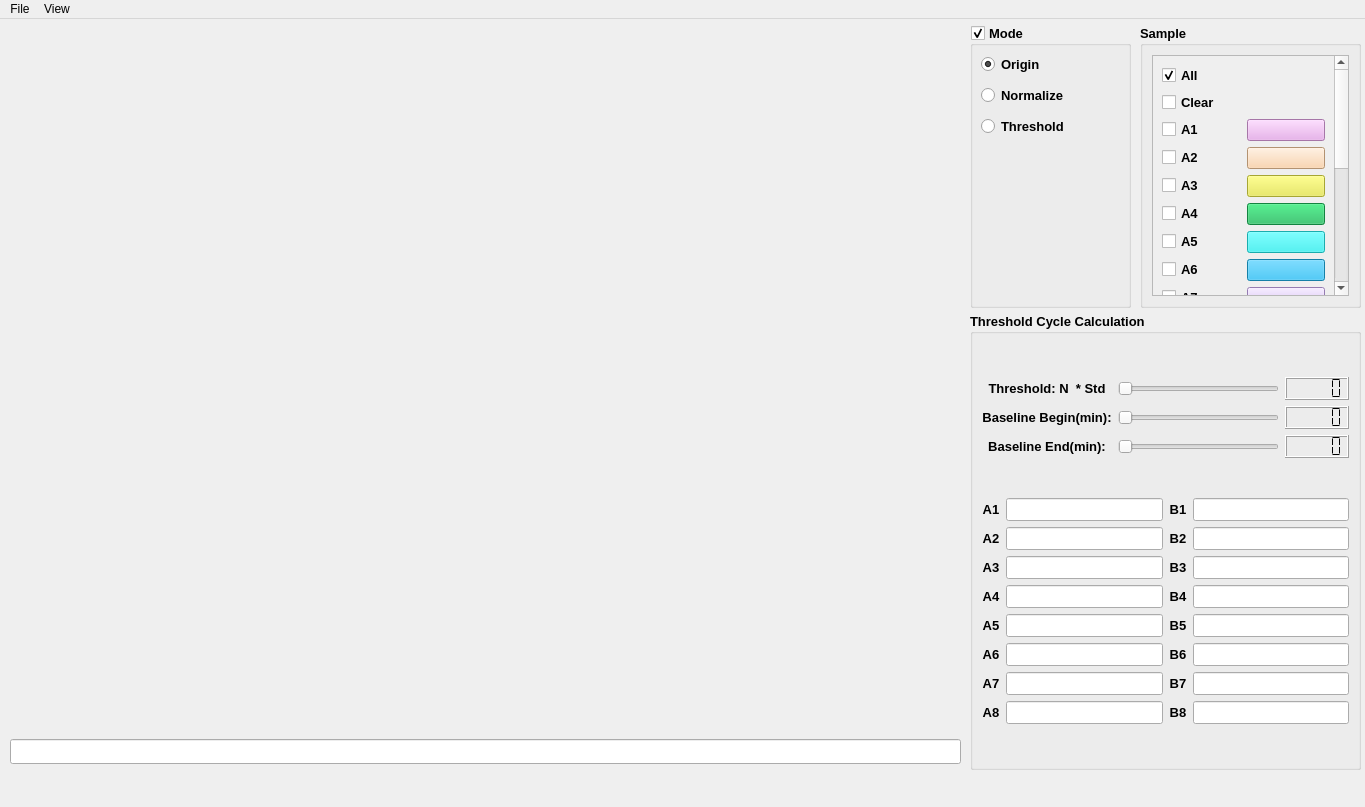
<?xml version="1.0" encoding="UTF-8"?>
<ui version="4.0">
 <class>MainWindow</class>
 <widget class="QMainWindow" name="MainWindow">
  <property name="geometry">
   <rect>
    <x>0</x>
    <y>0</y>
    <width>1365</width>
    <height>807</height>
   </rect>
  </property>
  <property name="windowTitle">
   <string>MainWindow</string>
  </property>
  <widget class="QWidget" name="centralwidget">
   <widget class="MplWidget" name="MplWidget" native="true">
    <property name="geometry">
     <rect>
      <x>10</x>
      <y>12</y>
      <width>951</width>
      <height>703</height>
     </rect>
    </property>
   </widget>
   <widget class="QLineEdit" name="Input_file">
    <property name="geometry">
     <rect>
      <x>10</x>
      <y>720</y>
      <width>951</width>
      <height>25</height>
     </rect>
    </property>
    <property name="font">
     <font>
      <pointsize>10</pointsize>
      <weight>50</weight>
      <bold>false</bold>
     </font>
    </property>
   </widget>
   <widget class="QGroupBox" name="groupBox">
    <property name="geometry">
     <rect>
      <x>970</x>
      <y>6</y>
      <width>161</width>
      <height>283</height>
     </rect>
    </property>
    <property name="font">
     <font>
      <pointsize>10</pointsize>
      <weight>75</weight>
      <bold>true</bold>
     </font>
    </property>
    <property name="title">
     <string>Mode</string>
    </property>
    <property name="checkable">
     <bool>true</bool>
    </property>
    <widget class="QWidget" name="layoutWidget">
     <property name="geometry">
      <rect>
       <x>11</x>
       <y>25</y>
       <width>131</width>
       <height>91</height>
      </rect>
     </property>
     <layout class="QGridLayout" name="gridLayout_2">
      <item row="0" column="0">
       <widget class="QRadioButton" name="origin_radio">
        <property name="font">
         <font>
          <pointsize>10</pointsize>
          <weight>75</weight>
          <bold>true</bold>
         </font>
        </property>
        <property name="text">
         <string>Origin</string>
        </property>
        <property name="checked">
         <bool>true</bool>
        </property>
       </widget>
      </item>
      <item row="1" column="0">
       <widget class="QRadioButton" name="main_radio">
        <property name="font">
         <font>
          <pointsize>10</pointsize>
          <weight>75</weight>
          <bold>true</bold>
         </font>
        </property>
        <property name="text">
         <string>Normalize</string>
        </property>
        <property name="checked">
         <bool>false</bool>
        </property>
       </widget>
      </item>
      <item row="2" column="0">
       <widget class="QRadioButton" name="nor_radio">
        <property name="font">
         <font>
          <pointsize>10</pointsize>
          <weight>75</weight>
          <bold>true</bold>
         </font>
        </property>
        <property name="text">
         <string>Threshold</string>
        </property>
        <property name="checked">
         <bool>false</bool>
        </property>
       </widget>
      </item>
     </layout>
    </widget>
   </widget>
   <widget class="QGroupBox" name="groupBox_2">
    <property name="geometry">
     <rect>
      <x>1140</x>
      <y>6</y>
      <width>221</width>
      <height>283</height>
     </rect>
    </property>
    <property name="font">
     <font>
      <pointsize>10</pointsize>
      <weight>75</weight>
      <bold>true</bold>
     </font>
    </property>
    <property name="title">
     <string>Sample</string>
    </property>
    <layout class="QGridLayout" name="gridLayout_5">
     <item row="0" column="0">
      <widget class="QScrollArea" name="scrollArea">
       <property name="widgetResizable">
        <bool>true</bool>
       </property>
       <widget class="QWidget" name="scrollAreaWidgetContents">
        <property name="geometry">
         <rect>
          <x>0</x>
          <y>0</y>
          <width>178</width>
          <height>671</height>
         </rect>
        </property>
        <layout class="QGridLayout" name="gridLayout_6">
         <item row="20" column="0">
          <widget class="QCheckBox" name="B7_checkBox">
           <property name="font">
            <font>
             <pointsize>10</pointsize>
             <weight>75</weight>
             <bold>true</bold>
            </font>
           </property>
           <property name="text">
            <string>B7</string>
           </property>
          </widget>
         </item>
         <item row="3" column="0">
          <widget class="QCheckBox" name="A2_checkBox">
           <property name="font">
            <font>
             <pointsize>10</pointsize>
             <weight>75</weight>
             <bold>true</bold>
            </font>
           </property>
           <property name="text">
            <string>A2</string>
           </property>
          </widget>
         </item>
         <item row="1" column="0">
          <widget class="QCheckBox" name="Clear_checkBox">
           <property name="font">
            <font>
             <pointsize>10</pointsize>
             <weight>75</weight>
             <bold>true</bold>
            </font>
           </property>
           <property name="text">
            <string>Clear</string>
           </property>
          </widget>
         </item>
         <item row="17" column="0">
          <widget class="QCheckBox" name="B4_checkBox">
           <property name="font">
            <font>
             <pointsize>10</pointsize>
             <weight>75</weight>
             <bold>true</bold>
            </font>
           </property>
           <property name="text">
            <string>B4</string>
           </property>
          </widget>
         </item>
         <item row="13" column="0">
          <widget class="QCheckBox" name="B2_checkBox">
           <property name="font">
            <font>
             <pointsize>10</pointsize>
             <weight>75</weight>
             <bold>true</bold>
            </font>
           </property>
           <property name="text">
            <string>B2</string>
           </property>
          </widget>
         </item>
         <item row="17" column="1">
          <widget class="QPushButton" name="pushButton_17">
           <property name="styleSheet">
            <string notr="true">background-color: rgb(36, 161, 161);</string>
           </property>
           <property name="text">
            <string/>
           </property>
          </widget>
         </item>
         <item row="7" column="1">
          <widget class="QPushButton" name="pushButton_9">
           <property name="styleSheet">
            <string notr="true">background-color: rgb(37, 242, 243);</string>
           </property>
           <property name="text">
            <string/>
           </property>
          </widget>
         </item>
         <item row="6" column="0">
          <widget class="QCheckBox" name="A4_checkBox">
           <property name="font">
            <font>
             <pointsize>10</pointsize>
             <weight>75</weight>
             <bold>true</bold>
            </font>
           </property>
           <property name="text">
            <string>A4</string>
           </property>
          </widget>
         </item>
         <item row="4" column="0">
          <widget class="QCheckBox" name="A3_checkBox">
           <property name="font">
            <font>
             <pointsize>10</pointsize>
             <weight>75</weight>
             <bold>true</bold>
            </font>
           </property>
           <property name="text">
            <string>A3</string>
           </property>
          </widget>
         </item>
         <item row="7" column="0">
          <widget class="QCheckBox" name="A5_checkBox">
           <property name="font">
            <font>
             <pointsize>10</pointsize>
             <weight>75</weight>
             <bold>true</bold>
            </font>
           </property>
           <property name="text">
            <string>A5</string>
           </property>
          </widget>
         </item>
         <item row="11" column="1">
          <widget class="QPushButton" name="pushButton_6">
           <property name="styleSheet">
            <string notr="true">background-color: rgb(200, 201, 44);</string>
           </property>
           <property name="text">
            <string/>
           </property>
          </widget>
         </item>
         <item row="12" column="0">
          <widget class="QCheckBox" name="B1_checkBox">
           <property name="font">
            <font>
             <pointsize>10</pointsize>
             <weight>75</weight>
             <bold>true</bold>
            </font>
           </property>
           <property name="text">
            <string>B1</string>
           </property>
          </widget>
         </item>
         <item row="8" column="0">
          <widget class="QCheckBox" name="A6_checkBox">
           <property name="font">
            <font>
             <pointsize>10</pointsize>
             <weight>75</weight>
             <bold>true</bold>
            </font>
           </property>
           <property name="text">
            <string>A6</string>
           </property>
          </widget>
         </item>
         <item row="18" column="0">
          <widget class="QCheckBox" name="B5_checkBox">
           <property name="font">
            <font>
             <pointsize>10</pointsize>
             <weight>75</weight>
             <bold>true</bold>
            </font>
           </property>
           <property name="text">
            <string>B5</string>
           </property>
          </widget>
         </item>
         <item row="6" column="1">
          <widget class="QPushButton" name="pushButton_10">
           <property name="styleSheet">
            <string notr="true">background-color: rgb(27, 183, 89);</string>
           </property>
           <property name="text">
            <string/>
           </property>
          </widget>
         </item>
         <item row="2" column="1">
          <widget class="QPushButton" name="pushButton">
           <property name="styleSheet">
            <string notr="true">background-color: rgb(232, 165, 235);</string>
           </property>
           <property name="text">
            <string/>
           </property>
          </widget>
         </item>
         <item row="2" column="0">
          <widget class="QCheckBox" name="A1_checkBox">
           <property name="font">
            <font>
             <pointsize>10</pointsize>
             <weight>75</weight>
             <bold>true</bold>
            </font>
           </property>
           <property name="text">
            <string>A1</string>
           </property>
          </widget>
         </item>
         <item row="18" column="1">
          <widget class="QPushButton" name="pushButton_16">
           <property name="styleSheet">
            <string notr="true">background-color: rgb(21, 21, 248);</string>
           </property>
           <property name="text">
            <string/>
           </property>
          </widget>
         </item>
         <item row="19" column="0">
          <widget class="QCheckBox" name="B6_checkBox">
           <property name="font">
            <font>
             <pointsize>10</pointsize>
             <weight>75</weight>
             <bold>true</bold>
            </font>
           </property>
           <property name="text">
            <string>B6</string>
           </property>
          </widget>
         </item>
         <item row="12" column="1">
          <widget class="QPushButton" name="pushButton_5">
           <property name="styleSheet">
            <string notr="true">background-color: rgb(243, 32, 32);</string>
           </property>
           <property name="text">
            <string/>
           </property>
          </widget>
         </item>
         <item row="0" column="0">
          <widget class="QCheckBox" name="All_checkBox">
           <property name="font">
            <font>
             <pointsize>10</pointsize>
             <weight>75</weight>
             <bold>true</bold>
            </font>
           </property>
           <property name="text">
            <string>All</string>
           </property>
           <property name="checked">
            <bool>true</bool>
           </property>
          </widget>
         </item>
         <item row="3" column="1">
          <widget class="QPushButton" name="pushButton_3">
           <property name="styleSheet">
            <string notr="true">background-color: rgb(250, 204, 158);</string>
           </property>
           <property name="text">
            <string/>
           </property>
          </widget>
         </item>
         <item row="8" column="1">
          <widget class="QPushButton" name="pushButton_8">
           <property name="styleSheet">
            <string notr="true">background-color: rgb(29, 179, 234);</string>
           </property>
           <property name="text">
            <string/>
           </property>
          </widget>
         </item>
         <item row="15" column="0">
          <widget class="QCheckBox" name="B3_checkBox">
           <property name="font">
            <font>
             <pointsize>10</pointsize>
             <weight>75</weight>
             <bold>true</bold>
            </font>
           </property>
           <property name="text">
            <string>B3</string>
           </property>
          </widget>
         </item>
         <item row="21" column="0">
          <widget class="QCheckBox" name="B8_checkBox">
           <property name="font">
            <font>
             <pointsize>10</pointsize>
             <weight>75</weight>
             <bold>true</bold>
            </font>
           </property>
           <property name="text">
            <string>B8</string>
           </property>
          </widget>
         </item>
         <item row="15" column="1">
          <widget class="QPushButton" name="pushButton_2">
           <property name="styleSheet">
            <string notr="true">background-color: rgb(64, 99, 134);</string>
           </property>
           <property name="text">
            <string/>
           </property>
          </widget>
         </item>
         <item row="13" column="1">
          <widget class="QPushButton" name="pushButton_4">
           <property name="styleSheet">
            <string notr="true">background-color: rgb(253, 155, 9);</string>
           </property>
           <property name="text">
            <string/>
           </property>
          </widget>
         </item>
         <item row="20" column="1">
          <widget class="QPushButton" name="pushButton_14">
           <property name="styleSheet">
            <string notr="true">background-color: rgb(116, 74, 32);</string>
           </property>
           <property name="text">
            <string/>
           </property>
          </widget>
         </item>
         <item row="9" column="0">
          <widget class="QCheckBox" name="A7_checkBox">
           <property name="font">
            <font>
             <pointsize>10</pointsize>
             <weight>75</weight>
             <bold>true</bold>
            </font>
           </property>
           <property name="text">
            <string>A7</string>
           </property>
          </widget>
         </item>
         <item row="11" column="0">
          <widget class="QCheckBox" name="A8_checkBox">
           <property name="font">
            <font>
             <pointsize>10</pointsize>
             <weight>75</weight>
             <bold>true</bold>
            </font>
           </property>
           <property name="text">
            <string>A8</string>
           </property>
          </widget>
         </item>
         <item row="4" column="1">
          <widget class="QPushButton" name="pushButton_11">
           <property name="styleSheet">
            <string notr="true">background-color: rgb(232, 233, 72);</string>
           </property>
           <property name="text">
            <string/>
           </property>
          </widget>
         </item>
         <item row="9" column="1">
          <widget class="QPushButton" name="pushButton_7">
           <property name="styleSheet">
            <string notr="true">background-color: rgb(209, 174, 248);</string>
           </property>
           <property name="text">
            <string/>
           </property>
          </widget>
         </item>
         <item row="19" column="1">
          <widget class="QPushButton" name="pushButton_15">
           <property name="styleSheet">
            <string notr="true">background-color: rgb(149, 150, 151);</string>
           </property>
           <property name="text">
            <string/>
           </property>
          </widget>
         </item>
         <item row="21" column="1">
          <widget class="QPushButton" name="pushButton_13">
           <property name="styleSheet">
            <string notr="true">background-color: rgb(119, 69, 165);</string>
           </property>
           <property name="text">
            <string/>
           </property>
          </widget>
         </item>
        </layout>
       </widget>
      </widget>
     </item>
    </layout>
   </widget>
   <widget class="QGroupBox" name="groupBox_3">
    <property name="geometry">
     <rect>
      <x>970</x>
      <y>294</y>
      <width>391</width>
      <height>457</height>
     </rect>
    </property>
    <property name="font">
     <font>
      <pointsize>10</pointsize>
      <weight>75</weight>
      <bold>true</bold>
     </font>
    </property>
    <property name="title">
     <string>Threshold Cycle Calculation</string>
    </property>
    <layout class="QGridLayout" name="gridLayout_4">
     <item row="0" column="0" colspan="2">
      <layout class="QGridLayout" name="gridLayout">
       <item row="1" column="2">
        <widget class="QLCDNumber" name="ns_baseline_begin">
         <property name="digitCount">
          <number>5</number>
         </property>
         <property name="segmentStyle">
          <enum>QLCDNumber::Flat</enum>
         </property>
        </widget>
       </item>
       <item row="1" column="1">
        <widget class="QSlider" name="slider_begin">
         <property name="minimum">
          <number>0</number>
         </property>
         <property name="maximum">
          <number>15</number>
         </property>
         <property name="orientation">
          <enum>Qt::Horizontal</enum>
         </property>
        </widget>
       </item>
       <item row="0" column="0">
        <widget class="QLabel" name="label_3">
         <property name="text">
          <string>Threshold: N  * Std</string>
         </property>
         <property name="alignment">
          <set>Qt::AlignCenter</set>
         </property>
        </widget>
       </item>
       <item row="2" column="0">
        <widget class="QLabel" name="baseline_end">
         <property name="text">
          <string>Baseline End(min):</string>
         </property>
         <property name="alignment">
          <set>Qt::AlignCenter</set>
         </property>
        </widget>
       </item>
       <item row="2" column="2">
        <widget class="QLCDNumber" name="ns_baseline_end">
         <property name="segmentStyle">
          <enum>QLCDNumber::Flat</enum>
         </property>
        </widget>
       </item>
       <item row="1" column="0">
        <widget class="QLabel" name="baseline_begin">
         <property name="text">
          <string>Baseline Begin(min):</string>
         </property>
         <property name="alignment">
          <set>Qt::AlignCenter</set>
         </property>
        </widget>
       </item>
       <item row="2" column="1">
        <widget class="QSlider" name="slider_end">
         <property name="minimum">
          <number>0</number>
         </property>
         <property name="maximum">
          <number>15</number>
         </property>
         <property name="orientation">
          <enum>Qt::Horizontal</enum>
         </property>
        </widget>
       </item>
       <item row="0" column="2">
        <widget class="QLCDNumber" name="ns_threshold">
         <property name="font">
          <font>
           <pointsize>10</pointsize>
           <weight>75</weight>
           <bold>true</bold>
          </font>
         </property>
         <property name="segmentStyle">
          <enum>QLCDNumber::Flat</enum>
         </property>
        </widget>
       </item>
       <item row="0" column="1">
        <widget class="QSlider" name="slider_threshold">
         <property name="minimum">
          <number>0</number>
         </property>
         <property name="maximum">
          <number>30</number>
         </property>
         <property name="orientation">
          <enum>Qt::Horizontal</enum>
         </property>
        </widget>
       </item>
      </layout>
     </item>
     <item row="2" column="0" colspan="2">
      <layout class="QGridLayout" name="gridLayout_9">
       <item row="0" column="0">
        <widget class="QLabel" name="label_well1">
         <property name="font">
          <font>
           <pointsize>10</pointsize>
           <weight>75</weight>
           <bold>true</bold>
          </font>
         </property>
         <property name="text">
          <string>A1</string>
         </property>
         <property name="alignment">
          <set>Qt::AlignCenter</set>
         </property>
        </widget>
       </item>
       <item row="0" column="1">
        <widget class="QLineEdit" name="CT_A1">
         <property name="font">
          <font>
           <pointsize>10</pointsize>
           <weight>75</weight>
           <bold>true</bold>
          </font>
         </property>
         <property name="text">
          <string/>
         </property>
         <property name="alignment">
          <set>Qt::AlignCenter</set>
         </property>
        </widget>
       </item>
       <item row="0" column="2">
        <widget class="QLabel" name="label_well9">
         <property name="font">
          <font>
           <pointsize>10</pointsize>
           <weight>75</weight>
           <bold>true</bold>
          </font>
         </property>
         <property name="text">
          <string>B1</string>
         </property>
         <property name="alignment">
          <set>Qt::AlignCenter</set>
         </property>
        </widget>
       </item>
       <item row="0" column="3">
        <widget class="QLineEdit" name="CT_B1">
         <property name="font">
          <font>
           <pointsize>10</pointsize>
           <weight>75</weight>
           <bold>true</bold>
          </font>
         </property>
         <property name="alignment">
          <set>Qt::AlignCenter</set>
         </property>
        </widget>
       </item>
       <item row="1" column="0">
        <widget class="QLabel" name="label_well2">
         <property name="font">
          <font>
           <pointsize>10</pointsize>
           <weight>75</weight>
           <bold>true</bold>
          </font>
         </property>
         <property name="text">
          <string>A2</string>
         </property>
         <property name="alignment">
          <set>Qt::AlignCenter</set>
         </property>
        </widget>
       </item>
       <item row="1" column="1">
        <widget class="QLineEdit" name="CT_A2">
         <property name="font">
          <font>
           <pointsize>10</pointsize>
           <weight>75</weight>
           <bold>true</bold>
          </font>
         </property>
         <property name="alignment">
          <set>Qt::AlignCenter</set>
         </property>
        </widget>
       </item>
       <item row="1" column="2">
        <widget class="QLabel" name="label_well10">
         <property name="font">
          <font>
           <pointsize>10</pointsize>
           <weight>75</weight>
           <bold>true</bold>
          </font>
         </property>
         <property name="text">
          <string>B2</string>
         </property>
         <property name="alignment">
          <set>Qt::AlignCenter</set>
         </property>
        </widget>
       </item>
       <item row="1" column="3">
        <widget class="QLineEdit" name="CT_B2">
         <property name="font">
          <font>
           <pointsize>10</pointsize>
           <weight>75</weight>
           <bold>true</bold>
          </font>
         </property>
         <property name="alignment">
          <set>Qt::AlignCenter</set>
         </property>
        </widget>
       </item>
       <item row="2" column="0">
        <widget class="QLabel" name="label_well3">
         <property name="font">
          <font>
           <pointsize>10</pointsize>
           <weight>75</weight>
           <bold>true</bold>
          </font>
         </property>
         <property name="text">
          <string>A3</string>
         </property>
         <property name="alignment">
          <set>Qt::AlignCenter</set>
         </property>
        </widget>
       </item>
       <item row="2" column="1">
        <widget class="QLineEdit" name="CT_A3">
         <property name="font">
          <font>
           <pointsize>10</pointsize>
           <weight>75</weight>
           <bold>true</bold>
          </font>
         </property>
         <property name="alignment">
          <set>Qt::AlignCenter</set>
         </property>
        </widget>
       </item>
       <item row="2" column="2">
        <widget class="QLabel" name="label_well11">
         <property name="font">
          <font>
           <pointsize>10</pointsize>
           <weight>75</weight>
           <bold>true</bold>
          </font>
         </property>
         <property name="text">
          <string>B3</string>
         </property>
         <property name="alignment">
          <set>Qt::AlignCenter</set>
         </property>
        </widget>
       </item>
       <item row="2" column="3">
        <widget class="QLineEdit" name="CT_B3">
         <property name="font">
          <font>
           <pointsize>10</pointsize>
           <weight>75</weight>
           <bold>true</bold>
          </font>
         </property>
         <property name="alignment">
          <set>Qt::AlignCenter</set>
         </property>
        </widget>
       </item>
       <item row="3" column="0">
        <widget class="QLabel" name="label_well4">
         <property name="font">
          <font>
           <pointsize>10</pointsize>
           <weight>75</weight>
           <bold>true</bold>
          </font>
         </property>
         <property name="text">
          <string>A4</string>
         </property>
         <property name="alignment">
          <set>Qt::AlignCenter</set>
         </property>
        </widget>
       </item>
       <item row="3" column="1">
        <widget class="QLineEdit" name="CT_A4">
         <property name="font">
          <font>
           <pointsize>10</pointsize>
           <weight>75</weight>
           <bold>true</bold>
          </font>
         </property>
         <property name="alignment">
          <set>Qt::AlignCenter</set>
         </property>
        </widget>
       </item>
       <item row="3" column="2">
        <widget class="QLabel" name="label_well12">
         <property name="font">
          <font>
           <pointsize>10</pointsize>
           <weight>75</weight>
           <bold>true</bold>
          </font>
         </property>
         <property name="text">
          <string>B4</string>
         </property>
         <property name="alignment">
          <set>Qt::AlignCenter</set>
         </property>
        </widget>
       </item>
       <item row="3" column="3">
        <widget class="QLineEdit" name="CT_B4">
         <property name="font">
          <font>
           <pointsize>10</pointsize>
           <weight>75</weight>
           <bold>true</bold>
          </font>
         </property>
         <property name="alignment">
          <set>Qt::AlignCenter</set>
         </property>
        </widget>
       </item>
       <item row="4" column="0">
        <widget class="QLabel" name="label_well5">
         <property name="font">
          <font>
           <pointsize>10</pointsize>
           <weight>75</weight>
           <bold>true</bold>
          </font>
         </property>
         <property name="text">
          <string>A5</string>
         </property>
         <property name="alignment">
          <set>Qt::AlignCenter</set>
         </property>
        </widget>
       </item>
       <item row="4" column="1">
        <widget class="QLineEdit" name="CT_A5">
         <property name="font">
          <font>
           <pointsize>10</pointsize>
           <weight>75</weight>
           <bold>true</bold>
          </font>
         </property>
         <property name="alignment">
          <set>Qt::AlignCenter</set>
         </property>
        </widget>
       </item>
       <item row="4" column="2">
        <widget class="QLabel" name="label_well13">
         <property name="font">
          <font>
           <pointsize>10</pointsize>
           <weight>75</weight>
           <bold>true</bold>
          </font>
         </property>
         <property name="text">
          <string>B5</string>
         </property>
         <property name="alignment">
          <set>Qt::AlignCenter</set>
         </property>
        </widget>
       </item>
       <item row="4" column="3">
        <widget class="QLineEdit" name="CT_B5">
         <property name="font">
          <font>
           <pointsize>10</pointsize>
           <weight>75</weight>
           <bold>true</bold>
          </font>
         </property>
         <property name="alignment">
          <set>Qt::AlignCenter</set>
         </property>
        </widget>
       </item>
       <item row="5" column="0">
        <widget class="QLabel" name="label_well6">
         <property name="font">
          <font>
           <pointsize>10</pointsize>
           <weight>75</weight>
           <bold>true</bold>
          </font>
         </property>
         <property name="text">
          <string>A6</string>
         </property>
         <property name="alignment">
          <set>Qt::AlignCenter</set>
         </property>
        </widget>
       </item>
       <item row="5" column="1">
        <widget class="QLineEdit" name="CT_A6">
         <property name="font">
          <font>
           <pointsize>10</pointsize>
           <weight>75</weight>
           <bold>true</bold>
          </font>
         </property>
         <property name="alignment">
          <set>Qt::AlignCenter</set>
         </property>
        </widget>
       </item>
       <item row="5" column="2">
        <widget class="QLabel" name="label_well14">
         <property name="font">
          <font>
           <pointsize>10</pointsize>
           <weight>75</weight>
           <bold>true</bold>
          </font>
         </property>
         <property name="text">
          <string>B6</string>
         </property>
         <property name="alignment">
          <set>Qt::AlignCenter</set>
         </property>
        </widget>
       </item>
       <item row="5" column="3">
        <widget class="QLineEdit" name="CT_B6">
         <property name="font">
          <font>
           <pointsize>10</pointsize>
           <weight>75</weight>
           <bold>true</bold>
          </font>
         </property>
         <property name="alignment">
          <set>Qt::AlignCenter</set>
         </property>
        </widget>
       </item>
       <item row="6" column="0">
        <widget class="QLabel" name="label_well7">
         <property name="font">
          <font>
           <pointsize>10</pointsize>
           <weight>75</weight>
           <bold>true</bold>
          </font>
         </property>
         <property name="text">
          <string>A7</string>
         </property>
         <property name="alignment">
          <set>Qt::AlignCenter</set>
         </property>
        </widget>
       </item>
       <item row="6" column="1">
        <widget class="QLineEdit" name="CT_A7">
         <property name="font">
          <font>
           <pointsize>10</pointsize>
           <weight>75</weight>
           <bold>true</bold>
          </font>
         </property>
         <property name="alignment">
          <set>Qt::AlignCenter</set>
         </property>
        </widget>
       </item>
       <item row="6" column="2">
        <widget class="QLabel" name="label_well15">
         <property name="font">
          <font>
           <pointsize>10</pointsize>
           <weight>75</weight>
           <bold>true</bold>
          </font>
         </property>
         <property name="text">
          <string>B7</string>
         </property>
         <property name="alignment">
          <set>Qt::AlignCenter</set>
         </property>
        </widget>
       </item>
       <item row="6" column="3">
        <widget class="QLineEdit" name="CT_B7">
         <property name="font">
          <font>
           <pointsize>10</pointsize>
           <weight>75</weight>
           <bold>true</bold>
          </font>
         </property>
         <property name="alignment">
          <set>Qt::AlignCenter</set>
         </property>
        </widget>
       </item>
       <item row="7" column="0">
        <widget class="QLabel" name="label_well8">
         <property name="font">
          <font>
           <pointsize>10</pointsize>
           <weight>75</weight>
           <bold>true</bold>
          </font>
         </property>
         <property name="text">
          <string>A8</string>
         </property>
         <property name="alignment">
          <set>Qt::AlignCenter</set>
         </property>
        </widget>
       </item>
       <item row="7" column="1">
        <widget class="QLineEdit" name="CT_A8">
         <property name="font">
          <font>
           <pointsize>10</pointsize>
           <weight>75</weight>
           <bold>true</bold>
          </font>
         </property>
         <property name="alignment">
          <set>Qt::AlignCenter</set>
         </property>
        </widget>
       </item>
       <item row="7" column="2">
        <widget class="QLabel" name="label_well16">
         <property name="font">
          <font>
           <pointsize>10</pointsize>
           <weight>75</weight>
           <bold>true</bold>
          </font>
         </property>
         <property name="text">
          <string>B8</string>
         </property>
         <property name="alignment">
          <set>Qt::AlignCenter</set>
         </property>
        </widget>
       </item>
       <item row="7" column="3">
        <widget class="QLineEdit" name="CT_B8">
         <property name="font">
          <font>
           <pointsize>10</pointsize>
           <weight>75</weight>
           <bold>true</bold>
          </font>
         </property>
         <property name="alignment">
          <set>Qt::AlignCenter</set>
         </property>
        </widget>
       </item>
      </layout>
     </item>
    </layout>
   </widget>
  </widget>
  <widget class="QMenuBar" name="menuBar">
   <property name="geometry">
    <rect>
     <x>0</x>
     <y>0</y>
     <width>1365</width>
     <height>26</height>
    </rect>
   </property>
   <widget class="QMenu" name="menuFile">
    <property name="title">
     <string>File</string>
    </property>
    <addaction name="actionOpen"/>
    <addaction name="actionSave"/>
    <addaction name="actionSave_as"/>
    <addaction name="actionExit"/>
   </widget>
   <widget class="QMenu" name="menuView">
    <property name="title">
     <string>View</string>
    </property>
   </widget>
   <addaction name="menuFile"/>
   <addaction name="menuView"/>
  </widget>
  <action name="actionOpen">
   <property name="text">
    <string>Open</string>
   </property>
  </action>
  <action name="actionSave">
   <property name="text">
    <string>Save</string>
   </property>
  </action>
  <action name="actionSave_as">
   <property name="text">
    <string>Save as</string>
   </property>
  </action>
  <action name="actionExit">
   <property name="text">
    <string>Exit</string>
   </property>
  </action>
 </widget>
 <customwidgets>
  <customwidget>
   <class>MplWidget</class>
   <extends>QWidget</extends>
   <header>mplwidget.h</header>
   <container>1</container>
  </customwidget>
 </customwidgets>
 <resources/>
 <connections/>
</ui>
